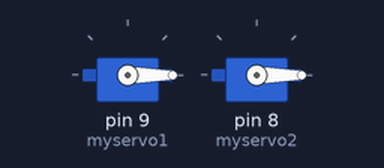
This sketch was run on a simulated Arduino Uno, built with avr-gcc and run on an emulated ATmega328P. Parts: 2 × servo.

Above: at 0.05 s.
At 4.25 s:
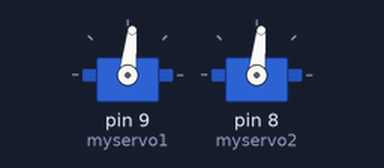
At 8.55 s:
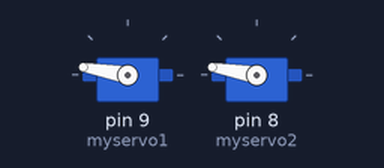
At 17.15 s:
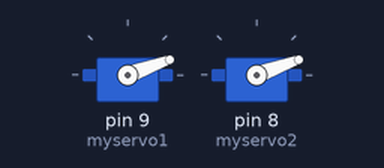
Timing chart, 0 to 23.6 s (numbered marks = the images above):
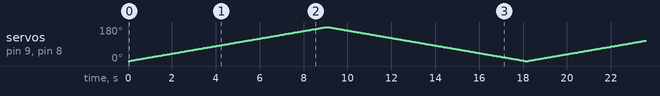

The sketch:

servotest.ino
```cpp
#include <Servo.h>
Servo myservo1;
Servo myservo2;
int pos = 0;

void setup() {
  myservo1.attach(9);
  myservo2.attach(8);
}

void loop() {
  for (pos = 0; pos <= 180; pos++){
    myservo1.write(pos);
    myservo2.write(pos);
    delay(50);
  }

  for (pos = 180; pos >= 0; pos--){
    myservo1.write(pos);
    myservo2.write(pos);
    delay(50);
  }

}
```
